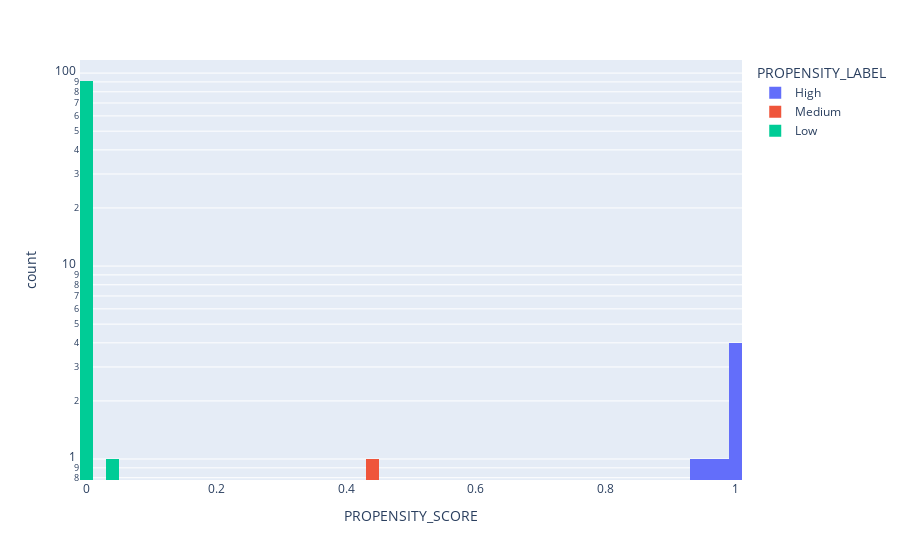

This figure's notebook cell:
### Code cell
import plotly.express as px

fig = px.histogram(predictions_df, x="PROPENSITY_SCORE", color="PROPENSITY_LABEL", nbins=50, log_y=True)
fig.show()

### Figure 1 — Plotly figure (JSON) as saved in the notebook; plotly's stock layout.template omitted (floating-point values rounded to 4 significant figures)
{"data": [{"alignmentgroup": "True", "bingroup": "x", "hovertemplate": "PROPENSITY_LABEL=High<br>PROPENSITY_SCORE=%{x}<br>count=%{y}<extra></extra>", "legendgroup": "High", "marker": {"color": "#636efa", "pattern": {"shape": ""}}, "name": "High", "nbinsx": 50, "offsetgroup": "High", "orientation": "v", "showlegend": true, "type": "histogram", "x": [1.0, 1.0, 0.9999, 0.9976, 0.9787, 0.9573, 0.95], "xaxis": "x", "yaxis": "y"}, {"alignmentgroup": "True", "bingroup": "x", "hovertemplate": "PROPENSITY_LABEL=Medium<br>PROPENSITY_SCORE=%{x}<br>count=%{y}<extra></extra>", "legendgroup": "Medium", "marker": {"color": "#EF553B", "pattern": {"shape": ""}}, "name": "Medium", "nbinsx": 50, "offsetgroup": "Medium", "orientation": "v", "showlegend": true, "type": "histogram", "x": [0.4448], "xaxis": "x", "yaxis": "y"}, {"alignmentgroup": "True", "bingroup": "x", "hovertemplate": "PROPENSITY_LABEL=Low<br>PROPENSITY_SCORE=%{x}<br>count=%{y}<extra></extra>", "legendgroup": "Low", "marker": {"color": "#00cc96", "pattern": {"shape": ""}}, "name": "Low", "nbinsx": 50, "offsetgroup": "Low", "orientation": "v", "showlegend": true, "type": "histogram", "x": [0.0457, 0.003009, 0.0009322, 0.0007946, 0.0006786, 0.0005237, 0.0003998, 0.0003755, 0.0003302, 0.0003116, 0.0003116, 0.0002413, 0.0002289, 0.0002233, 0.0002115, 0.0001666, 0.0001518, 8.778e-05, 7.981e-05, 5.067e-05, 3.598e-05, 3.36e-05, 3.111e-05, 2.278e-05, 2.163e-05, 1.349e-05, 1.327e-05, 1.165e-05, 1.088e-05, 6.996e-06, 4.851e-06, 3.274e-06, 3.054e-06, 2.44e-06, 2.435e-06, 2.161e-06, 1.953e-06, 1.441e-06, 1.026e-06, 6.929e-07, 4.675e-07, 4.675e-07, 4.191e-07, 3.374e-07, 2.752e-07, 2.417e-07, 2.208e-07, 1.711e-07, 1.618e-07, 1.388e-07, 1.272e-07, 1.211e-07, 8.732e-08, 7.899e-08, 4.479e-08, 3.745e-08, 3.43e-08, 3.157e-08, 2.842e-08, 2.624e-08, 2.003e-08, 1.492e-08, 1.274e-08, 1.163e-08, 6.203e-09, 5.977e-09, 5.647e-09, 3.925e-09, 1.204e-09, 1.135e-09, 7.116e-10, 6.563e-10, 6.001e-10, 4.621e-10, 4.538e-10, 4.243e-10, 3.666e-10, 1.978e-10, 1.961e-10, 1.4e-10, 9.573e-11, 6.751e-11, 6.569e-11, 2.886e-11, 2.875e-11, 1.053e-11, 7.504e-12, 5.372e-12, 5.071e-12, 1.665e-12, 2.654e-14, 1.582e-14], "xaxis": "x", "yaxis": "y"}], "layout": {"barmode": "relative", "legend": {"title": {"text": "PROPENSITY_LABEL"}, "tracegroupgap": 0}, "margin": {"t": 60}, "xaxis": {"anchor": "y", "domain": [0, 1], "title": {"text": "PROPENSITY_SCORE"}}, "yaxis": {"anchor": "x", "domain": [0, 1], "title": {"text": "count"}, "type": "log"}}}
